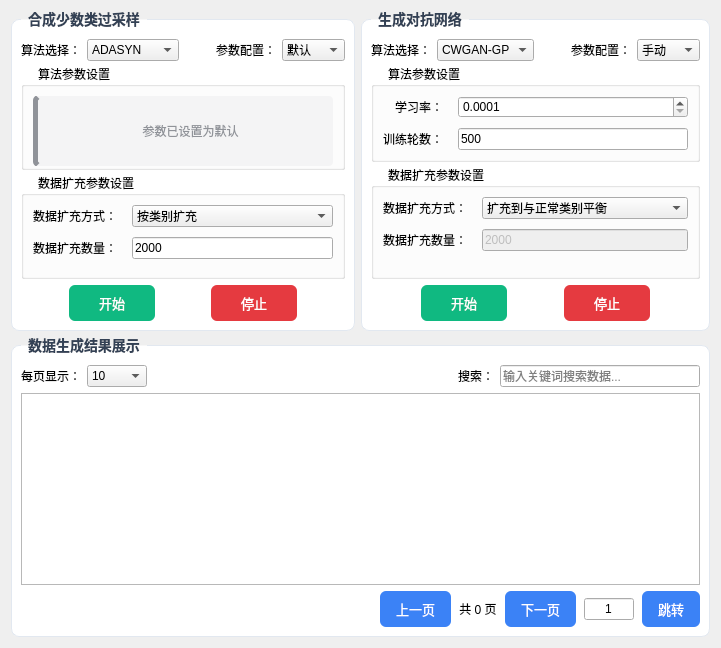
      <widget class="QWidget" name="page_test">
       <property name="styleSheet">
        <string notr="true">QWidget#page_test {
    background-color: #f7f9fc; /* 页面整体浅灰背景 */
}
/* 诊断结果标题栏：绿色背景 + 高度固定 + 白色文字 */
QLabel#label_diagnosis_title {
    background-color: #00b37a; /* 匹配参考图的绿色 */
    font-size: 16px;
    font-weight: bold;
    color: white;
    padding: 0 15px; /* 左右留白，上下靠固定高度撑 */
    height: 40px; /* 固定标题栏高度 */
    line-height: 40px; /* 文字垂直居中 */
    border: 1px solid #00b37a; /* 标题栏边框和背景同色 */
    border-bottom: none; /* 去掉标题栏底部边框，和内容区衔接 */
    border-top-left-radius: 4px;
    border-top-right-radius: 4px;
}
/* 诊断结果内容区：白色背景 + 绿色边框 */
QWidget#widget_diagnosis_content {
    background-color: #ffffff; /* 白色背景 */
    border: 1px solid #00b37a; /* 绿色边框，匹配标题栏 */
    padding: 15px;
    margin: 20px 20px 20px 20px;
    border-bottom-left-radius: 4px;
    border-bottom-right-radius: 4px;
}
/* 诊断结果文本标签 */
QLabel#label_diagnosis_result {
    font-size: 14px;
    color: #1f2937;
    padding: 8px;
    background-color: #ffffff; /* 纯黑底，和内容区一致 */
    border: none; /* 去掉原有边框 */
    min-height: 40px;
}
/* 按钮样式（保持统一） */
QPushButton {
    background-color: #3b82f6;
    color: white;
    border: none;
    border-radius: 6px;
    padding: 8px 16px;
    font-size: 13px;
}
QPushButton:hover {
    background-color: #2563eb;
}
QPushButton#btn_refresh_result {
    background-color: #f59e0b;
}
QPushButton#btn_export_result {
    background-color: #00b37a; /* 按钮绿色和边框一致 */
}


QPushButton#btn_stop1,
 QPushButton#btn_stop2{
background-color: #E53A40;
color: white;
border: none;
border-radius: 6px;
padding: 8px 30px;
font-size: 13px;
}
QPushButton#btn_start1,
QPushButton#btn_start2 {
background-color: #10b981;
color: white;
border: none;
border-radius: 6px;
padding: 8px 30px;
font-size: 13px;
}

/* 1. 主体设置 */
QGroupBox#groupBox_table_2,
QGroupBox#groupBox_table_3,
QGroupBox#groupBox_table_upload_2,
QGroupBox#groupBox_table_5,
QGroupBox#groupBox_table_6,
QGroupBox#groupBox_table_7 {
    background-color: #ffffff;
    border: 1px solid #e2e8f0;
    border-radius: 8px;
    
    /* 关键修改：增加顶部间距（通常 20-25px 比较合适） */
    margin-top: 8px; 
    
    font-size: 14px;
    font-weight: bold;
    color: #334155;
    
    /* 增加内部边距，防止内部的灰色 Label 顶到边框 */
    padding-top: 10px; 
}

/* 2. 标题定位设置（必须添加） */
QGroupBox::title {
    /* subcontrol-origin 设为 margin，标题才会乖乖呆在上面留出的 20px 空间里 */
    subcontrol-origin: margin;
    subcontrol-position: top left; /* 标题居左上 */
    left: 10px;                    /* 距离左边 10 像素 */
    padding: 0 5px;                /* 标题文字左右留点白，防止碰到横线 */
}</string>
       </property>
       <layout class="QVBoxLayout" name="verticalLayout_7">
        <item>
         <layout class="QHBoxLayout" name="horizontalLayout_3">
          <item>
           <widget class="QGroupBox" name="groupBox_table_2">
            <property name="font">
             <font>
              <pointsize>-1</pointsize>
              <bold>true</bold>
             </font>
            </property>
            <property name="title">
             <string>合成少数类过采样</string>
            </property>
            <layout class="QVBoxLayout" name="verticalLayout_5" stretch="1,1,1,1">
             <item>
              <layout class="QHBoxLayout" name="horizontalLayout_upload_ctrl_4" stretch="1,2,1,1,2">
               <item>
                <widget class="QLabel" name="label_page_size_4">
                 <property name="text">
                  <string>算法选择：</string>
                 </property>
                </widget>
               </item>
               <item>
                <widget class="QComboBox" name="cbx_layer_type_2">
                 <property name="editable">
                  <bool>false</bool>
                 </property>
                 <property name="currentText">
                  <string>ADASYN</string>
                 </property>
                 <item>
                  <property name="text">
                   <string>ADASYN</string>
                  </property>
                 </item>
                 <item>
                  <property name="text">
                   <string>SMOTE</string>
                  </property>
                 </item>
                 <item>
                  <property name="text">
                   <string>SMOTE-EE</string>
                  </property>
                 </item>
                </widget>
               </item>
               <item>
                <spacer name="horizontalSpacer_upload_4">
                 <property name="orientation">
                  <enum>Qt::Orientation::Horizontal</enum>
                 </property>
                 <property name="sizeHint" stdset="0">
                  <size>
                   <width>40</width>
                   <height>20</height>
                  </size>
                 </property>
                </spacer>
               </item>
               <item>
                <widget class="QLabel" name="label_search_4">
                 <property name="text">
                  <string>参数配置：</string>
                 </property>
                </widget>
               </item>
               <item>
                <widget class="QComboBox" name="cbx_layer_type_4">
                 <property name="editable">
                  <bool>false</bool>
                 </property>
                 <property name="currentText">
                  <string>默认</string>
                 </property>
                 <item>
                  <property name="text">
                   <string>默认</string>
                  </property>
                 </item>
                </widget>
               </item>
              </layout>
             </item>
             <item>
              <widget class="QGroupBox" name="groupBox_hidden_layer_4">
               <property name="minimumSize">
                <size>
                 <width>0</width>
                 <height>100</height>
                </size>
               </property>
               <property name="title">
                <string>算法参数设置</string>
               </property>
               <layout class="QFormLayout" name="formLayout_hidden_4">
                <property name="labelAlignment">
                 <set>Qt::AlignmentFlag::AlignRight|Qt::AlignmentFlag::AlignTrailing|Qt::AlignmentFlag::AlignVCenter</set>
                </property>
                <property name="formAlignment">
                 <set>Qt::AlignmentFlag::AlignLeading|Qt::AlignmentFlag::AlignLeft|Qt::AlignmentFlag::AlignTop</set>
                </property>
                <property name="horizontalSpacing">
                 <number>15</number>
                </property>
                <property name="verticalSpacing">
                 <number>10</number>
                </property>
                <item row="0" column="0" colspan="2">
                 <widget class="QLabel" name="label">
                  <property name="minimumSize">
                   <size>
                    <width>0</width>
                    <height>70</height>
                   </size>
                  </property>
                  <property name="maximumSize">
                   <size>
                    <width>1000000</width>
                    <height>1000000</height>
                   </size>
                  </property>
                  <property name="styleSheet">
                   <string notr="true">QLabel {
    background-color: #f4f4f5; 
    color: #909399;
    border-left: 5px solid #909399; /* 左侧加一条深灰色的竖线，增加设计感 */
    border-radius: 4px;
    padding-left: 10px;
}</string>
                  </property>
                  <property name="text">
                   <string>参数已设置为默认</string>
                  </property>
                  <property name="alignment">
                   <set>Qt::AlignmentFlag::AlignCenter</set>
                  </property>
                 </widget>
                </item>
               </layout>
              </widget>
             </item>
             <item>
              <widget class="QGroupBox" name="groupBox_hidden_layer_3">
               <property name="title">
                <string>数据扩充参数设置</string>
               </property>
               <layout class="QFormLayout" name="formLayout_hidden_3">
                <property name="labelAlignment">
                 <set>Qt::AlignmentFlag::AlignRight|Qt::AlignmentFlag::AlignTrailing|Qt::AlignmentFlag::AlignVCenter</set>
                </property>
                <property name="formAlignment">
                 <set>Qt::AlignmentFlag::AlignLeading|Qt::AlignmentFlag::AlignLeft|Qt::AlignmentFlag::AlignTop</set>
                </property>
                <property name="horizontalSpacing">
                 <number>15</number>
                </property>
                <property name="verticalSpacing">
                 <number>10</number>
                </property>
                <item row="0" column="0">
                 <widget class="QLabel" name="label_layer_type_3">
                  <property name="text">
                   <string>数据扩充方式：</string>
                  </property>
                 </widget>
                </item>
                <item row="0" column="1">
                 <widget class="QComboBox" name="cbx_layer_type_3">
                  <property name="editable">
                   <bool>false</bool>
                  </property>
                  <property name="currentText">
                   <string>按类别扩充</string>
                  </property>
                  <item>
                   <property name="text">
                    <string>按类别扩充</string>
                   </property>
                  </item>
                 </widget>
                </item>
                <item row="1" column="0">
                 <widget class="QLabel" name="label_neuron_num_3">
                  <property name="text">
                   <string>数据扩充数量：</string>
                  </property>
                 </widget>
                </item>
                <item row="1" column="1">
                 <widget class="QLineEdit" name="le_neuron_num_3">
                  <property name="text">
                   <string>2000</string>
                  </property>
                  <property name="maxLength">
                   <number>4</number>
                  </property>
                 </widget>
                </item>
               </layout>
              </widget>
             </item>
             <item>
              <layout class="QHBoxLayout" name="horizontalLayout_Page_4">
               <property name="spacing">
                <number>8</number>
               </property>
               <property name="leftMargin">
                <number>0</number>
               </property>
               <property name="topMargin">
                <number>0</number>
               </property>
               <property name="rightMargin">
                <number>0</number>
               </property>
               <property name="bottomMargin">
                <number>0</number>
               </property>
               <item>
                <spacer name="horizontalSpacer_page_4">
                 <property name="orientation">
                  <enum>Qt::Orientation::Horizontal</enum>
                 </property>
                 <property name="sizeHint" stdset="0">
                  <size>
                   <width>40</width>
                   <height>20</height>
                  </size>
                 </property>
                </spacer>
               </item>
               <item>
                <widget class="QPushButton" name="btn_start1">
                 <property name="enabled">
                  <bool>false</bool>
                 </property>
                 <property name="text">
                  <string>开始</string>
                 </property>
                </widget>
               </item>
               <item>
                <spacer name="horizontalSpacer_page_5">
                 <property name="orientation">
                  <enum>Qt::Orientation::Horizontal</enum>
                 </property>
                 <property name="sizeHint" stdset="0">
                  <size>
                   <width>40</width>
                   <height>20</height>
                  </size>
                 </property>
                </spacer>
               </item>
               <item>
                <widget class="QPushButton" name="btn_stop1">
                 <property name="enabled">
                  <bool>false</bool>
                 </property>
                 <property name="text">
                  <string>停止</string>
                 </property>
                </widget>
               </item>
               <item>
                <spacer name="horizontalSpacer_page_6">
                 <property name="orientation">
                  <enum>Qt::Orientation::Horizontal</enum>
                 </property>
                 <property name="sizeHint" stdset="0">
                  <size>
                   <width>40</width>
                   <height>20</height>
                  </size>
                 </property>
                </spacer>
               </item>
              </layout>
             </item>
            </layout>
           </widget>
          </item>
          <item>
           <widget class="QGroupBox" name="groupBox_table_3">
            <property name="font">
             <font>
              <pointsize>-1</pointsize>
              <bold>true</bold>
             </font>
            </property>
            <property name="title">
             <string>生成对抗网络</string>
            </property>
            <layout class="QVBoxLayout" name="verticalLayout_6" stretch="1,0,1,1">
             <item>
              <layout class="QHBoxLayout" name="horizontalLayout_upload_ctrl_5" stretch="1,2,1,1,2">
               <item>
                <widget class="QLabel" name="label_page_size_5">
                 <property name="text">
                  <string>算法选择：</string>
                 </property>
                </widget>
               </item>
               <item>
                <widget class="QComboBox" name="cbx_layer_type_5">
                 <property name="editable">
                  <bool>false</bool>
                 </property>
                 <property name="currentText">
                  <string>CWGAN-GP</string>
                 </property>
                 <item>
                  <property name="text">
                   <string>CWGAN-GP</string>
                  </property>
                 </item>
                 <item>
                  <property name="text">
                   <string>GAN</string>
                  </property>
                 </item>
                 <item>
                  <property name="text">
                   <string>CWGAN</string>
                  </property>
                 </item>
                </widget>
               </item>
               <item>
                <spacer name="horizontalSpacer_upload_5">
                 <property name="orientation">
                  <enum>Qt::Orientation::Horizontal</enum>
                 </property>
                 <property name="sizeHint" stdset="0">
                  <size>
                   <width>40</width>
                   <height>20</height>
                  </size>
                 </property>
                </spacer>
               </item>
               <item>
                <widget class="QLabel" name="label_search_5">
                 <property name="text">
                  <string>参数配置：</string>
                 </property>
                </widget>
               </item>
               <item>
                <widget class="QComboBox" name="cbx_layer_type_6">
                 <property name="editable">
                  <bool>false</bool>
                 </property>
                 <property name="currentText">
                  <string>手动</string>
                 </property>
                 <item>
                  <property name="text">
                   <string>手动</string>
                  </property>
                 </item>
                 <item>
                  <property name="text">
                   <string>默认</string>
                  </property>
                 </item>
                </widget>
               </item>
              </layout>
             </item>
             <item>
              <widget class="QGroupBox" name="groupBox_hidden_layer_8">
               <property name="title">
                <string>算法参数设置</string>
               </property>
               <layout class="QFormLayout" name="formLayout_hidden_9">
                <property name="labelAlignment">
                 <set>Qt::AlignmentFlag::AlignRight|Qt::AlignmentFlag::AlignTrailing|Qt::AlignmentFlag::AlignVCenter</set>
                </property>
                <property name="formAlignment">
                 <set>Qt::AlignmentFlag::AlignLeading|Qt::AlignmentFlag::AlignLeft|Qt::AlignmentFlag::AlignTop</set>
                </property>
                <property name="horizontalSpacing">
                 <number>15</number>
                </property>
                <property name="verticalSpacing">
                 <number>10</number>
                </property>
                <item row="0" column="0">
                 <widget class="QLabel" name="label_layer_type_6">
                  <property name="text">
                   <string>学习率：</string>
                  </property>
                 </widget>
                </item>
                <item row="1" column="0">
                 <widget class="QLabel" name="label_neuron_num_6">
                  <property name="text">
                   <string>训练轮数：</string>
                  </property>
                 </widget>
                </item>
                <item row="1" column="1">
                 <widget class="QLineEdit" name="le_neuron_num_6">
                  <property name="text">
                   <string>500</string>
                  </property>
                  <property name="maxLength">
                   <number>4</number>
                  </property>
                 </widget>
                </item>
                <item row="0" column="1">
                 <widget class="QDoubleSpinBox" name="doubleSpinBox">
                  <property name="suffix">
                   <string>1</string>
                  </property>
                  <property name="decimals">
                   <number>3</number>
                  </property>
                 </widget>
                </item>
               </layout>
              </widget>
             </item>
             <item>
              <widget class="QGroupBox" name="groupBox_hidden_layer_6">
               <property name="title">
                <string>数据扩充参数设置</string>
               </property>
               <layout class="QFormLayout" name="formLayout_hidden_6">
                <property name="labelAlignment">
                 <set>Qt::AlignmentFlag::AlignRight|Qt::AlignmentFlag::AlignTrailing|Qt::AlignmentFlag::AlignVCenter</set>
                </property>
                <property name="formAlignment">
                 <set>Qt::AlignmentFlag::AlignLeading|Qt::AlignmentFlag::AlignLeft|Qt::AlignmentFlag::AlignTop</set>
                </property>
                <property name="horizontalSpacing">
                 <number>15</number>
                </property>
                <property name="verticalSpacing">
                 <number>10</number>
                </property>
                <item row="0" column="0">
                 <widget class="QLabel" name="label_layer_type_4">
                  <property name="text">
                   <string>数据扩充方式：</string>
                  </property>
                 </widget>
                </item>
                <item row="0" column="1">
                 <widget class="QComboBox" name="cbx_layer_type_7">
                  <property name="editable">
                   <bool>false</bool>
                  </property>
                  <property name="currentText">
                   <string>扩充到与正常类别平衡</string>
                  </property>
                  <item>
                   <property name="text">
                    <string>扩充到与正常类别平衡</string>
                   </property>
                  </item>
                  <item>
                   <property name="text">
                    <string>按故障类别扩充</string>
                   </property>
                  </item>
                 </widget>
                </item>
                <item row="1" column="0">
                 <widget class="QLabel" name="label_neuron_num_4">
                  <property name="text">
                   <string>数据扩充数量：</string>
                  </property>
                 </widget>
                </item>
                <item row="1" column="1">
                 <widget class="QLineEdit" name="le_neuron_num_4">
                  <property name="enabled">
                   <bool>false</bool>
                  </property>
                  <property name="text">
                   <string>2000</string>
                  </property>
                  <property name="maxLength">
                   <number>4</number>
                  </property>
                 </widget>
                </item>
               </layout>
              </widget>
             </item>
             <item>
              <layout class="QHBoxLayout" name="horizontalLayout_Page_5">
               <property name="spacing">
                <number>8</number>
               </property>
               <property name="leftMargin">
                <number>0</number>
               </property>
               <property name="topMargin">
                <number>0</number>
               </property>
               <property name="rightMargin">
                <number>0</number>
               </property>
               <property name="bottomMargin">
                <number>0</number>
               </property>
               <item>
                <spacer name="horizontalSpacer_page_7">
                 <property name="orientation">
                  <enum>Qt::Orientation::Horizontal</enum>
                 </property>
                 <property name="sizeHint" stdset="0">
                  <size>
                   <width>40</width>
                   <height>20</height>
                  </size>
                 </property>
                </spacer>
               </item>
               <item>
                <widget class="QPushButton" name="btn_start2">
                 <property name="enabled">
                  <bool>false</bool>
                 </property>
                 <property name="text">
                  <string>开始</string>
                 </property>
                </widget>
               </item>
               <item>
                <spacer name="horizontalSpacer_page_8">
                 <property name="orientation">
                  <enum>Qt::Orientation::Horizontal</enum>
                 </property>
                 <property name="sizeHint" stdset="0">
                  <size>
                   <width>40</width>
                   <height>20</height>
                  </size>
                 </property>
                </spacer>
               </item>
               <item>
                <widget class="QPushButton" name="btn_stop2">
                 <property name="enabled">
                  <bool>false</bool>
                 </property>
                 <property name="text">
                  <string>停止</string>
                 </property>
                </widget>
               </item>
               <item>
                <spacer name="horizontalSpacer_page_9">
                 <property name="orientation">
                  <enum>Qt::Orientation::Horizontal</enum>
                 </property>
                 <property name="sizeHint" stdset="0">
                  <size>
                   <width>40</width>
                   <height>20</height>
                  </size>
                 </property>
                </spacer>
               </item>
              </layout>
             </item>
            </layout>
           </widget>
          </item>
         </layout>
        </item>
        <item>
         <widget class="QGroupBox" name="groupBox_table_upload_2">
          <property name="font">
           <font>
            <pointsize>-1</pointsize>
            <bold>true</bold>
           </font>
          </property>
          <property name="title">
           <string>数据生成结果展示</string>
          </property>
          <layout class="QVBoxLayout" name="verticalLayout_4">
           <item>
            <layout class="QHBoxLayout" name="horizontalLayout_upload_ctrl_3">
             <item>
              <widget class="QLabel" name="label_page_size_3">
               <property name="text">
                <string>每页显示：</string>
               </property>
              </widget>
             </item>
             <item>
              <widget class="QComboBox" name="cbx_page_size_3">
               <property name="minimumSize">
                <size>
                 <width>60</width>
                 <height>0</height>
                </size>
               </property>
               <item>
                <property name="text">
                 <string>10</string>
                </property>
               </item>
               <item>
                <property name="text">
                 <string>20</string>
                </property>
               </item>
               <item>
                <property name="text">
                 <string>50</string>
                </property>
               </item>
               <item>
                <property name="text">
                 <string>100</string>
                </property>
               </item>
              </widget>
             </item>
             <item>
              <spacer name="horizontalSpacer_upload_3">
               <property name="orientation">
                <enum>Qt::Orientation::Horizontal</enum>
               </property>
               <property name="sizeHint" stdset="0">
                <size>
                 <width>40</width>
                 <height>20</height>
                </size>
               </property>
              </spacer>
             </item>
             <item>
              <widget class="QLabel" name="label_search_3">
               <property name="text">
                <string>搜索：</string>
               </property>
              </widget>
             </item>
             <item>
              <widget class="QLineEdit" name="le_search_3">
               <property name="maximumSize">
                <size>
                 <width>200</width>
                 <height>16777215</height>
                </size>
               </property>
               <property name="placeholderText">
                <string>输入关键词搜索数据...</string>
               </property>
              </widget>
             </item>
            </layout>
           </item>
           <item>
            <widget class="QTableView" name="tableView_2">
             <property name="minimumSize">
              <size>
               <width>0</width>
               <height>0</height>
              </size>
             </property>
             <property name="styleSheet">
              <string/>
             </property>
             <property name="editTriggers">
              <set>QAbstractItemView::EditTrigger::NoEditTriggers</set>
             </property>
             <property name="alternatingRowColors">
              <bool>true</bool>
             </property>
             <property name="selectionMode">
              <enum>QAbstractItemView::SelectionMode::SingleSelection</enum>
             </property>
             <property name="selectionBehavior">
              <enum>QAbstractItemView::SelectionBehavior::SelectRows</enum>
             </property>
             <property name="sortingEnabled">
              <bool>true</bool>
             </property>
             <property name="wordWrap">
              <bool>true</bool>
             </property>
             <attribute name="verticalHeaderDefaultSectionSize">
              <number>35</number>
             </attribute>
            </widget>
           </item>
           <item>
            <layout class="QHBoxLayout" name="horizontalLayout_Page_3">
             <property name="spacing">
              <number>8</number>
             </property>
             <property name="leftMargin">
              <number>0</number>
             </property>
             <property name="topMargin">
              <number>0</number>
             </property>
             <property name="rightMargin">
              <number>0</number>
             </property>
             <property name="bottomMargin">
              <number>0</number>
             </property>
             <item>
              <spacer name="horizontalSpacer_page_3">
               <property name="orientation">
                <enum>Qt::Orientation::Horizontal</enum>
               </property>
               <property name="sizeHint" stdset="0">
                <size>
                 <width>40</width>
                 <height>20</height>
                </size>
               </property>
              </spacer>
             </item>
             <item>
              <widget class="QPushButton" name="btn_prev_page_3">
               <property name="enabled">
                <bool>false</bool>
               </property>
               <property name="text">
                <string>上一页</string>
               </property>
              </widget>
             </item>
             <item>
              <widget class="QLabel" name="lab_page_info_3">
               <property name="text">
                <string>共 0 页</string>
               </property>
               <property name="alignment">
                <set>Qt::AlignmentFlag::AlignCenter</set>
               </property>
              </widget>
             </item>
             <item>
              <widget class="QPushButton" name="btn_next_page_3">
               <property name="enabled">
                <bool>false</bool>
               </property>
               <property name="text">
                <string>下一页</string>
               </property>
              </widget>
             </item>
             <item>
              <widget class="QLineEdit" name="le_page_num_3">
               <property name="maximumSize">
                <size>
                 <width>50</width>
                 <height>16777215</height>
                </size>
               </property>
               <property name="text">
                <string>1</string>
               </property>
               <property name="alignment">
                <set>Qt::AlignmentFlag::AlignCenter</set>
               </property>
               <property name="readOnly">
                <bool>false</bool>
               </property>
              </widget>
             </item>
             <item>
              <widget class="QPushButton" name="btn_jump_page_3">
               <property name="enabled">
                <bool>true</bool>
               </property>
               <property name="autoFillBackground">
                <bool>false</bool>
               </property>
               <property name="text">
                <string>跳转</string>
               </property>
              </widget>
             </item>
            </layout>
           </item>
          </layout>
         </widget>
        </item>
       </layout>
      </widget>
